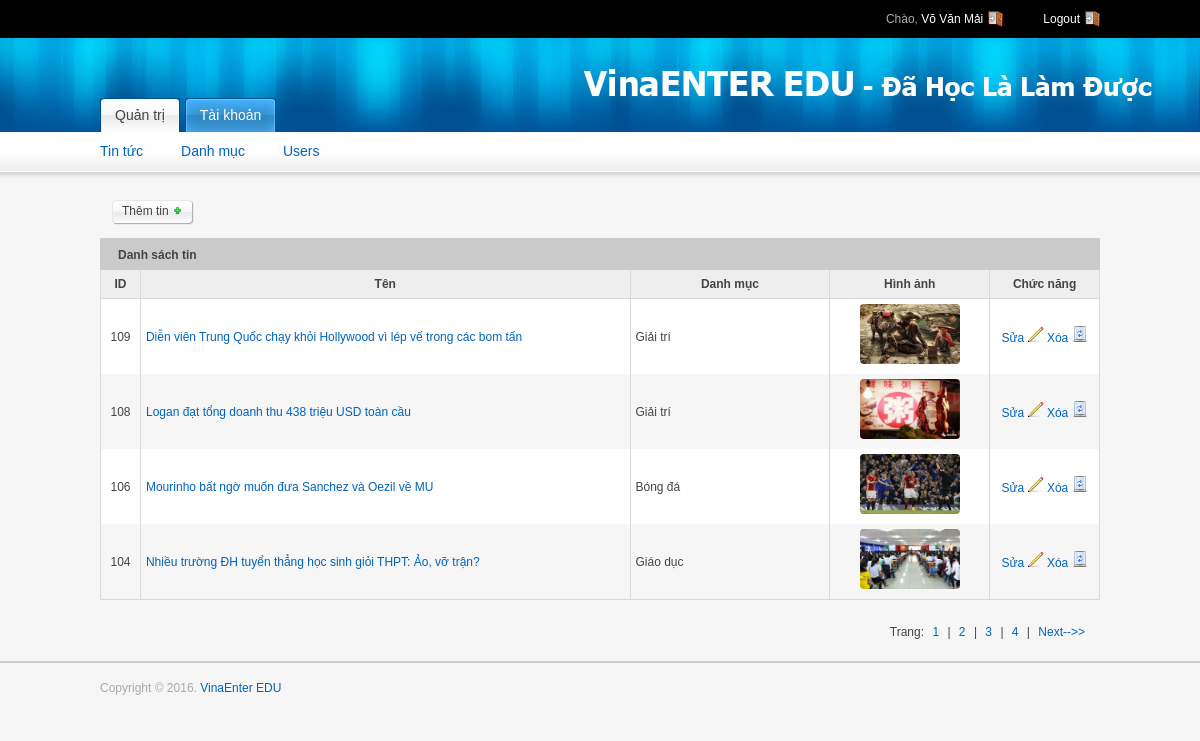
Screenshot of /admin/indexNews.php (signed in) with the database file from the repository.
### tables this page shows
CREATE TABLE `news` (
  `id_news` int(255) NOT NULL,
  `name` varchar(200) NOT NULL,
  `preview_text` text NOT NULL,
  `detail_text` text,
  `id_cat` int(255) NOT NULL,
  `picture` varchar(120) NOT NULL
);

CREATE TABLE `category` (
  `id_cat` int(255) NOT NULL,
  `name` varchar(120) NOT NULL
);

### admin/indexNews.php (the view, shortened to what this page needs)
<?php
 require_once $_SERVER['DOCUMENT_ROOT'].'/templates/admin/inc/header.php';
?>
<?php
	$queryTSD="SELECT count(id_news) AS tongsodong FROM news";
	$resultTSD=$mysqli->query($queryTSD);
	$arTSD=mysqli_fetch_assoc($resultTSD);
	$tongsodong=$arTSD['tongsodong'];
	$row_count=ROW_COUNT1;
	$sotrang=ceil($tongsodong/$row_count);
	if(isset($_GET['page'])){
		$current_page=$_GET['page'];
	}else{
		$current_page=1;
	}
	$offset=($current_page-1)*$row_count;
?>
<div class="bottom-spacing">
	  <div class="float-left">
		  <a href="addNews.php" class="button">
			<span>Thêm tin <img src="/templates/admin/images/plus-small.gif" alt="Thêm tin"></span>
		  </a>
	  </div>
</div>
<div class="grid_12">
	<div class="module">
		<h2><span>Danh sách tin</span></h2>
		<div class="module-table-body">
			<form action="">
			<table id="myTable" class="tablesorter">
				<thead>
					<tr>
						<th style="width:4%; text-align: center;">ID</th>
						<th>Tên</th>
						<th style="width:20%">Danh mục</th>
						<th style="width:16%; text-align: center;">Hình ảnh</th>
						<th style="width:11%; text-align: center;">Chức năng</th>
					</tr>
				</thead>
				<tbody>
						<?php
							$query="SELECT news.*,category.name AS cname
									 FROM news
									JOIN category
									ON news.id_cat=category.id_cat
									ORDER BY id_news DESC LIMIT {$offset},{$row_count}";
							$result=$mysqli->query($query);
							while($arItem=mysqli_fetch_assoc($result)){
								$id_news=$arItem['id_news'];
								$name=$arItem['name'];
								$cname=$arItem['cname'];
								$picture=$arItem['picture'];
						?>
					<tr>
						<td class="align-center"><?php echo $id_news ?></td>
						<td><a href=""><?php echo $name ?></a></td>
						<td><?php echo $cname ?></td>
						<td align="center">
						<?php
							if($picture==""){
								echo "Không có hình";
							}else{
						?>
						<img src="/files/<?php echo $picture ?>" class="hoa" />
						<?php } ?>
						</td>
						<td align="center">
							<a href="editNews.php?id=<?php echo $id_news ?>">Sửa <img src="/templates/admin/images/pencil.gif" alt="edit" /></a>
							<a href="delNews.php?id=<?php echo $id_news ?>"onclick="return confirm('Bạn có chắn chắn xóa không ?');">Xóa <img src="/templates/admin/images/bin.gif" width="16" height="16" alt="delete" /></a>
						</td>
					</tr>
				   <?php } ?>
				</tbody>
			</table>
			</form>
		 </div>
	</div>
		 <div class="pagination">
			<div class="numbers">
			<span>Trang:</span>
				<?php
					for($i=1;$i<=$sotrang;$i++){
					if($current_page==$i){
						$active="class='active'";
					}else{
						$active=null;
					}
				?>
				<a href="indexNews.php?page=<?php echo $i; ?>" <?php echo $active; ?>><?php echo $i;?></a>
				<span> | </span>
				<?php } ?>
				<?php
					if($current_page<$sotrang&&$sotrang>1){
						$next=$current_page+1;
				?>
						<a href="indexNews.php?page=<?php echo $next;?>">Next-->></a>
				<?php } ?>
			</div>
		 </div>
</div>
<?php
 require_once $_SERVER['DOCUMENT_ROOT'].'/templates/admin/inc/footer.php';
?>

### templates/admin/css/styles.css (style rules this page uses)
html, body, div, span, applet, object, iframe, h1, h2, h3, h4, h5, h6, p, blockquote, pre, a, abbr, acronym, address, big, cite, code, del, dfn, em, font, img, ins, kbd, q, s, samp, small, strike, strong, sub, sup, tt, var, b, u, i, center, dl, dt, dd, ol, ul, li, fieldset, form, label, legend, table, caption, tbody, tfoot, thead, tr, th, td { margin: 0; padding: 0; border: 0; outline: 0; font-size: 100%; background: transparent; }
body { line-height: 1; }
table { border-collapse: collapse; border-spacing: 0; }
body { font: 12px/1.5 tahoma,arial; color: #444444; background-color: #f6f6f6; }
h2 { font-size: 24px; letter-spacing: -1px; }
p, dl, hr, h1, h2, h3, h4, h5, h6, ol, ul, pre, table, address, fieldset { margin-bottom: 15px; }
a, a:visited { color:#0063be; text-decoration: none; }
.align-center { text-align: center; }
.float-left { float: left; }
.bottom-spacing { margin: 12px; }
div.module { float: left; margin-bottom: 10px; width: 100%; }
div.module div.module-table-body { padding: 0; float: left; width: 100%; }
div.module h2 { background: #cacaca; display: block; float: left; height: 32px; margin-right: 0px; padding-right: 0px; text-decoration: none; color: #444444; font-family: Arial, Helvetica, sans-serif; font-size:12px; font-weight:bold; width: 100%; margin-bottom: 0; letter-spacing: normal }
div.module h2 span { display: block; line-height: 20px; padding: 7px 0 5px 18px; }
div.module table { width: 100%; margin: 0 0 10px 0; border-left: 1px solid #d9d9d9; border-bottom: 1px solid #d9d9d9; }
div.module table th { background-color: #eeeeee; color: #444444; padding: 5px; border-right: 1px solid #d9d9d9; border-bottom: 1px solid #d9d9d9; }
div.module table td { background-color: #ffffff; padding: 5px;; border-right: 1px solid #d9d9d9; }
a.button { background: transparent url(../images/button-right-bg-m.gif) no-repeat scroll top right; display: block; float: left; height: 26px; padding-right: 11px; text-decoration: none; color: #444444; font-family: Arial, Helvetica, sans-serif; font-size:12px; }
a.button span { background: transparent url(../images/button-left-bg-m.gif) no-repeat top left; display: block; line-height: 15px; padding: 4px 0 7px 10px; }
.pagination { margin-bottom: 20px; float: right; }
.pagination .numbers { float: left; padding-top: 3px; margin-right: 15px; }
.pagination .numbers span { padding: 0 5px 0 5px; }
#myTable td { vertical-align: middle; }
#myTable .hoa { width:100px; height: 60px;border-radius:4px; }
#myTable tr:nth-child(even) td { background: #F6F6F6 }

### rows the page displays
news: id_news "109", name "Diễn viên Trung Quốc chạy khỏi Hollywood vì lép vế trong các bom tấn", id_cat.name "Giải trí", picture (picture)
news: id_news "108", name "Logan đạt tổng doanh thu 438 triệu USD toàn cầu", id_cat.name "Giải trí", picture (picture)
news: id_news "106", name "Mourinho bất ngờ muốn đưa Sanchez và Oezil về MU", id_cat.name "Bóng đá", picture (picture)
news: id_news "104", name "Nhiều trường ĐH tuyển thẳng học sinh giỏi THPT: Ảo, vỡ trận?", id_cat.name "Giáo dục", picture (picture)

### other values shown
$_SESSION['arUser']['fullname'] "Võ Văn Mải"
